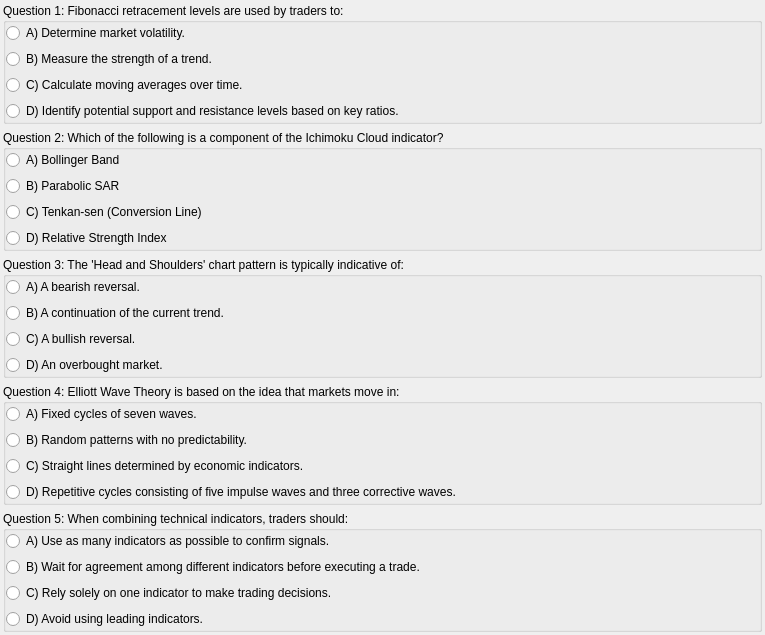
                 <widget class="QWidget" name="quiz7scrollWidget">
                  <property name="geometry">
                   <rect>
                    <x>0</x>
                    <y>0</y>
                    <width>765</width>
                    <height>610</height>
                   </rect>
                  </property>
                  <layout class="QVBoxLayout" name="verticalLayout_40">
                   <property name="leftMargin">
                    <number>3</number>
                   </property>
                   <property name="topMargin">
                    <number>3</number>
                   </property>
                   <property name="rightMargin">
                    <number>3</number>
                   </property>
                   <property name="bottomMargin">
                    <number>3</number>
                   </property>
                   <item>
                    <widget class="QGroupBox" name="M7Question1">
                     <property name="sizePolicy">
                      <sizepolicy hsizetype="Preferred" vsizetype="Preferred">
                       <horstretch>0</horstretch>
                       <verstretch>0</verstretch>
                      </sizepolicy>
                     </property>
                     <property name="title">
                      <string>Question 1: Fibonacci retracement levels are used by traders to:</string>
                     </property>
                     <property name="checkable">
                      <bool>false</bool>
                     </property>
                     <layout class="QVBoxLayout" name="verticalLayout_41">
                      <property name="leftMargin">
                       <number>0</number>
                      </property>
                      <property name="topMargin">
                       <number>0</number>
                      </property>
                      <property name="rightMargin">
                       <number>0</number>
                      </property>
                      <property name="bottomMargin">
                       <number>0</number>
                      </property>
                      <item>
                       <widget class="QRadioButton" name="Q1A1_7">
                        <property name="text">
                         <string>A) Determine market volatility.</string>
                        </property>
                       </widget>
                      </item>
                      <item>
                       <widget class="QRadioButton" name="Q1A2_7">
                        <property name="text">
                         <string>B) Measure the strength of a trend.</string>
                        </property>
                       </widget>
                      </item>
                      <item>
                       <widget class="QRadioButton" name="Q1A3_7">
                        <property name="text">
                         <string>C) Calculate moving averages over time.</string>
                        </property>
                       </widget>
                      </item>
                      <item>
                       <widget class="QRadioButton" name="Q1A4_7C">
                        <property name="text">
                         <string>D) Identify potential support and resistance levels based on key ratios.</string>
                        </property>
                       </widget>
                      </item>
                     </layout>
                    </widget>
                   </item>
                   <item>
                    <widget class="QGroupBox" name="M7Question2">
                     <property name="title">
                      <string>Question 2: Which of the following is a component of the Ichimoku Cloud indicator?</string>
                     </property>
                     <layout class="QVBoxLayout" name="verticalLayout_42">
                      <property name="leftMargin">
                       <number>0</number>
                      </property>
                      <property name="topMargin">
                       <number>0</number>
                      </property>
                      <property name="rightMargin">
                       <number>0</number>
                      </property>
                      <property name="bottomMargin">
                       <number>0</number>
                      </property>
                      <item>
                       <widget class="QRadioButton" name="Q2A1_7">
                        <property name="text">
                         <string>A) Bollinger Band</string>
                        </property>
                       </widget>
                      </item>
                      <item>
                       <widget class="QRadioButton" name="Q2A2_7">
                        <property name="text">
                         <string>B) Parabolic SAR</string>
                        </property>
                       </widget>
                      </item>
                      <item>
                       <widget class="QRadioButton" name="Q2A3_7C">
                        <property name="text">
                         <string>C) Tenkan-sen (Conversion Line)</string>
                        </property>
                       </widget>
                      </item>
                      <item>
                       <widget class="QRadioButton" name="Q2A4_7">
                        <property name="text">
                         <string>D) Relative Strength Index</string>
                        </property>
                       </widget>
                      </item>
                     </layout>
                    </widget>
                   </item>
                   <item>
                    <widget class="QGroupBox" name="M7Question3">
                     <property name="title">
                      <string>Question 3: The 'Head and Shoulders' chart pattern is typically indicative of:</string>
                     </property>
                     <layout class="QVBoxLayout" name="verticalLayout_43">
                      <property name="leftMargin">
                       <number>0</number>
                      </property>
                      <property name="topMargin">
                       <number>0</number>
                      </property>
                      <property name="rightMargin">
                       <number>0</number>
                      </property>
                      <property name="bottomMargin">
                       <number>0</number>
                      </property>
                      <item>
                       <widget class="QRadioButton" name="Q3A1_7C">
                        <property name="text">
                         <string>A) A bearish reversal.</string>
                        </property>
                       </widget>
                      </item>
                      <item>
                       <widget class="QRadioButton" name="Q3A2_7">
                        <property name="text">
                         <string>B) A continuation of the current trend.</string>
                        </property>
                       </widget>
                      </item>
                      <item>
                       <widget class="QRadioButton" name="Q3A3_7">
                        <property name="text">
                         <string>C) A bullish reversal.</string>
                        </property>
                       </widget>
                      </item>
                      <item>
                       <widget class="QRadioButton" name="Q3A4_7">
                        <property name="text">
                         <string>D) An overbought market.</string>
                        </property>
                       </widget>
                      </item>
                     </layout>
                    </widget>
                   </item>
                   <item>
                    <widget class="QGroupBox" name="M7Question4">
                     <property name="title">
                      <string>Question 4: Elliott Wave Theory is based on the idea that markets move in:</string>
                     </property>
                     <layout class="QVBoxLayout" name="verticalLayout_44">
                      <property name="leftMargin">
                       <number>0</number>
                      </property>
                      <property name="topMargin">
                       <number>0</number>
                      </property>
                      <property name="rightMargin">
                       <number>0</number>
                      </property>
                      <property name="bottomMargin">
                       <number>0</number>
                      </property>
                      <item>
                       <widget class="QRadioButton" name="Q4A1_7">
                        <property name="text">
                         <string>A) Fixed cycles of seven waves.</string>
                        </property>
                       </widget>
                      </item>
                      <item>
                       <widget class="QRadioButton" name="Q4A2_7">
                        <property name="text">
                         <string>B) Random patterns with no predictability.</string>
                        </property>
                       </widget>
                      </item>
                      <item>
                       <widget class="QRadioButton" name="Q4A3_7">
                        <property name="text">
                         <string>C) Straight lines determined by economic indicators.</string>
                        </property>
                       </widget>
                      </item>
                      <item>
                       <widget class="QRadioButton" name="Q4A4_7C">
                        <property name="text">
                         <string>D) Repetitive cycles consisting of five impulse waves and three corrective waves.</string>
                        </property>
                       </widget>
                      </item>
                     </layout>
                    </widget>
                   </item>
                   <item>
                    <widget class="QGroupBox" name="M7Question5">
                     <property name="title">
                      <string>Question 5: When combining technical indicators, traders should:</string>
                     </property>
                     <layout class="QVBoxLayout" name="verticalLayout_45">
                      <property name="leftMargin">
                       <number>0</number>
                      </property>
                      <property name="topMargin">
                       <number>0</number>
                      </property>
                      <property name="rightMargin">
                       <number>0</number>
                      </property>
                      <property name="bottomMargin">
                       <number>0</number>
                      </property>
                      <item>
                       <widget class="QRadioButton" name="Q5A1_7">
                        <property name="text">
                         <string>A) Use as many indicators as possible to confirm signals.</string>
                        </property>
                       </widget>
                      </item>
                      <item>
                       <widget class="QRadioButton" name="Q5A4_7">
                        <property name="text">
                         <string>B) Wait for agreement among different indicators before executing a trade.</string>
                        </property>
                       </widget>
                      </item>
                      <item>
                       <widget class="QRadioButton" name="Q5A3_7">
                        <property name="text">
                         <string>C) Rely solely on one indicator to make trading decisions.</string>
                        </property>
                       </widget>
                      </item>
                      <item>
                       <widget class="QRadioButton" name="Q5A2_7C">
                        <property name="text">
                         <string>D) Avoid using leading indicators.</string>
                        </property>
                       </widget>
                      </item>
                     </layout>
                    </widget>
                   </item>
                  </layout>
                 </widget>
